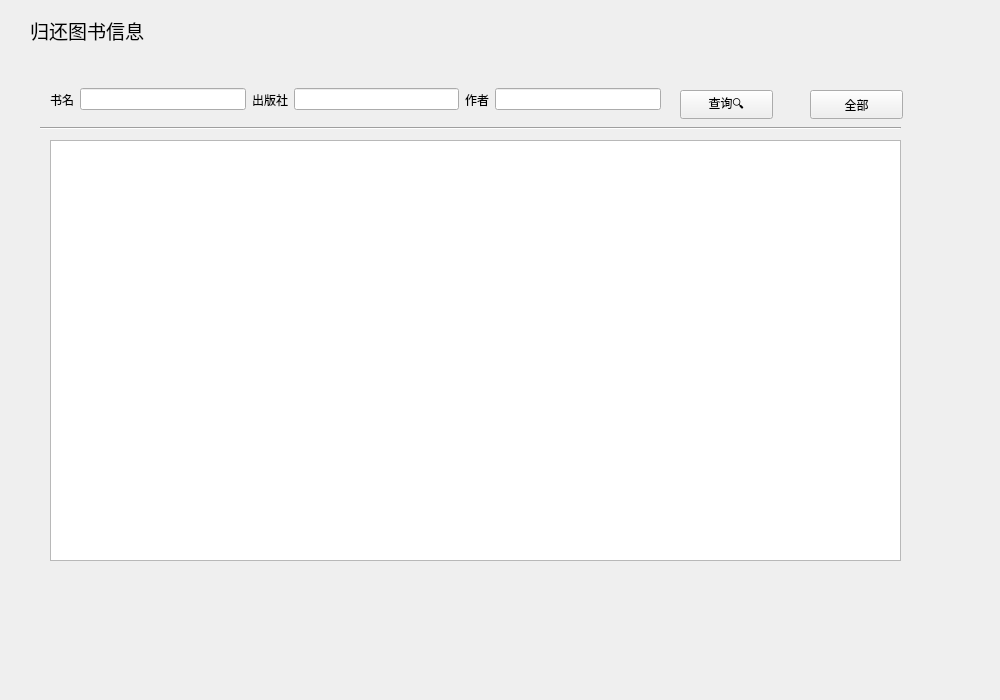
<?xml version="1.0" encoding="UTF-8"?>
<ui version="4.0">
 <class>returnBook</class>
 <widget class="QWidget" name="returnBook">
  <property name="geometry">
   <rect>
    <x>0</x>
    <y>0</y>
    <width>1000</width>
    <height>700</height>
   </rect>
  </property>
  <property name="windowTitle">
   <string>Form</string>
  </property>
  <widget class="QLabel" name="label">
   <property name="geometry">
    <rect>
     <x>30</x>
     <y>10</y>
     <width>151</width>
     <height>41</height>
    </rect>
   </property>
   <property name="font">
    <font>
     <pointsize>14</pointsize>
     <bold>false</bold>
    </font>
   </property>
   <property name="text">
    <string>归还图书信息</string>
   </property>
  </widget>
  <widget class="Line" name="line">
   <property name="geometry">
    <rect>
     <x>40</x>
     <y>120</y>
     <width>861</width>
     <height>16</height>
    </rect>
   </property>
   <property name="orientation">
    <enum>Qt::Horizontal</enum>
   </property>
  </widget>
  <widget class="QPushButton" name="AllpushButton">
   <property name="geometry">
    <rect>
     <x>810</x>
     <y>90</y>
     <width>93</width>
     <height>29</height>
    </rect>
   </property>
   <property name="text">
    <string>全部</string>
   </property>
  </widget>
  <widget class="QPushButton" name="searchpushButton">
   <property name="geometry">
    <rect>
     <x>680</x>
     <y>90</y>
     <width>93</width>
     <height>29</height>
    </rect>
   </property>
   <property name="text">
    <string>查询🔍</string>
   </property>
  </widget>
  <widget class="QTableView" name="returnedBookInformationtableView">
   <property name="geometry">
    <rect>
     <x>50</x>
     <y>140</y>
     <width>851</width>
     <height>421</height>
    </rect>
   </property>
  </widget>
  <widget class="QWidget" name="horizontalLayoutWidget">
   <property name="geometry">
    <rect>
     <x>50</x>
     <y>79</y>
     <width>611</width>
     <height>41</height>
    </rect>
   </property>
   <layout class="QHBoxLayout" name="horizontalLayout">
    <item>
     <widget class="QLabel" name="label_2">
      <property name="text">
       <string>书名</string>
      </property>
     </widget>
    </item>
    <item>
     <widget class="QLineEdit" name="bookNameSearchLineEdit"/>
    </item>
    <item>
     <widget class="QLabel" name="label_3">
      <property name="text">
       <string>出版社</string>
      </property>
     </widget>
    </item>
    <item>
     <widget class="QLineEdit" name="pressSearchLineEdit"/>
    </item>
    <item>
     <widget class="QLabel" name="label_4">
      <property name="text">
       <string>作者</string>
      </property>
     </widget>
    </item>
    <item>
     <widget class="QLineEdit" name="writerSearchLineEdit"/>
    </item>
   </layout>
  </widget>
 </widget>
 <resources/>
 <connections/>
</ui>
